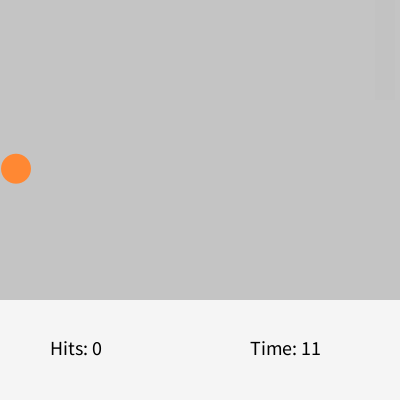
Frame 1 (no input)
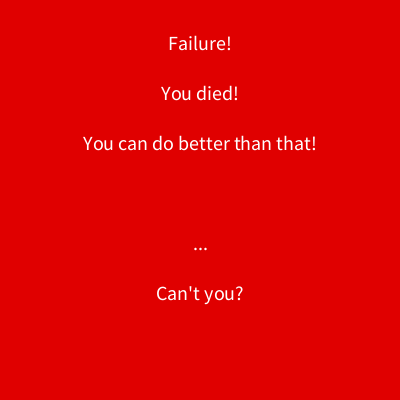
Frame 60 (the mouse pressed at the canvas centre just before this capture)
Frame 120 (the mouse held since frame 60 and released just before this capture): identical to frame 60, image omitted

The Processing sketch that drew these frames (run headless with seeded random() and noise(); from frame 60 on, the mouse is pressed at the canvas centre):

// Processing sketch: processing_134857
// ── processing_134857.pde

int gamePLAY = 0;
int gameWIN = 1;
int gameLOSE = 2;

float ballX; //<--> power in these directions
float ballY;
float ballSize = 15;

float ballPower = 1;
float ballDirection = 0;
float speedBoost = 15;

int padWidth = 10;
int padHeight = 50;

int wallDist = 15;

float gamePoints = 0; //how many times the ball hits the paddle
float timer = 11.0;

void setup()
{
  size(400,400);
  textSize(20);
  frameRate(30);
  
  rectMode(RADIUS);
  ellipseMode(RADIUS);
  noStroke();
  smooth();
  
  ballX = 1;
  ballY = random(20, (height-150));
}

void draw()
{  
  fill(#FFFFFF);
  rect(0,350, 400,50);
  
  fill(#000000);
  text("Time: " + (int)timer, 250,355);
  text("Hits: " + (int)gamePoints, 50,355);
  
  fill(0,0,0, 10);
  rect(0,0,width,height);
  
  timer -= (1.0 / 30.0);
  if (timer <= 1)
  {
    timer = 1;
    if (gamePoints > 1){gamePLAY = gameWIN;}
    else {gamePLAY = gameLOSE;}
  }
  
  ballX += ballPower * speedBoost; //ball speed
  ballY += ballDirection;
  
  //Constrain paddle to screen
  float padY = constrain(mouseY, padHeight, height-padHeight-100);
  
  //Test to see if the ball is touching the paddle
  float padTouch = width - wallDist - padWidth - ballSize; //making sure the ball does not hit the edge, wall, paddle, or ball size
  
  if (ballX >= padTouch && ballY > (padY - padHeight - ballSize) && ballY < (padY + padHeight + ballSize))
  {
    ballPower *= -1;
    if (mouseY != pmouseY) //if mouseY is not equal to previous mouseY
    {
      ballDirection = (mouseY - pmouseY) / 2.0;
      if (ballDirection >  5) {ballDirection =  5;}
      if (ballDirection < -5) {ballDirection = -5;}
    }
    gamePoints += 1;
    
    fill(#00DD00);
    textAlign(CENTER);
    text("Speed Boost!", width/2,280);
    speedBoost += 2;
  }
  
  //If the ball hits the paddle or back wall, reverse direction
  if (ballX < ballSize && ballPower == -1)
  {
    gamePoints += 1;
    ballPower *= -1;
  }
  
  if (ballX > width){gamePLAY = gameLOSE;}
  
  //If the ball is touching top or bottom edge, reverse direction
  if (ballY > (height - ballSize)-100)
  {
    gamePoints += 1;
    ballDirection *= -1;
  }
  if (ballY < ballSize)
  {
    gamePoints += 1;
    ballDirection *= -1;
  }
  
  //Draw ball
  fill(#FF8833);
  ellipse(ballX, ballY, ballSize,ballSize); //posX, posY, sizeX,sizeY
  
  //Draw paddle
  fill(#C2C2C2);
  rect(width-wallDist, padY, padWidth, padHeight);
  
  if (gamePLAY == gameWIN)
  {
    ballPower = 0;
    ballDirection = 0;
    
    fill(#00CC11);
    rect(0,0, width,height);
    
    fill(#FFFFFF);
    textAlign(CENTER);
    text("Congratulations!", width/2,50);
    text("You did not die!", width/2,100);
    text("Your score: " + (int)gamePoints, width/2,200);
    text("Now try to beat that!", width/2,250);
  }
  if (gamePLAY == gameLOSE)
  {
    ballPower = 0;
    ballDirection = 0;
   
    fill(#E00000);
    rect(0,0, width,height);
    
    fill(#FFFFFF);
    textAlign(CENTER);
    text("Failure!", width/2,50);
    text("You died!", width/2,100);
    text("You can do better than that!", width/2,150);
    text("...", width/2,250);
    text("Can't you?", width/2,300);
  }
}
